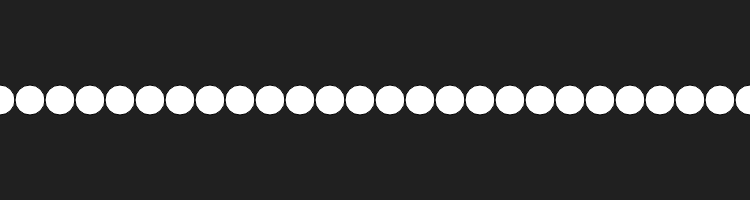
Frame 1 (no input)
Frame 60 (no input): identical to frame 1, image omitted
Frame 120 (the mouse pressed at the canvas centre since frame 60): identical to frame 1, image omitted

The p5.js sketch that drew this single still picture (run headless with seeded random() and noise() and a simulated clock; from frame 60 on, the mouse is pressed at the canvas centre):

// p5.js sketch
// ── sketch.js
/*
<><><><><><><><><><><><><><><><><><><><><><><><><><><><><><><><><><><><><><><><><><><><>
 Q: How can we create interaction with a for loop?
 
 A: You can sneak a conditional statement into that for loop!
 
 In this example, each individual circle within the line changes color with mouse hover
 <><><><><><><><><><><><><><><><><><><><><><><><><><><><><><><><><><><><><><><><><><><><>
 */
 function setup() 
 {
   createCanvas(750, 200);
 }
 
 function draw() 
 {
   let diameter = 30;
   let radius = 15;
   
   background(32);
 
   for (let i = 0; i <= width; i += diameter) 
   {
     //if mouse position is within radius of circle...
     if (mouseX > i - radius && mouseX < i + radius && mouseY > height / 2 - radius && mouseY < height / 2 + radius) 
     {
       fill(30, 200, 200); //set fill blue
     } 
     else 
     {
       fill(255);	//set fill white
     }
     ellipse(i, height / 2, diameter, diameter);
   }
 }
